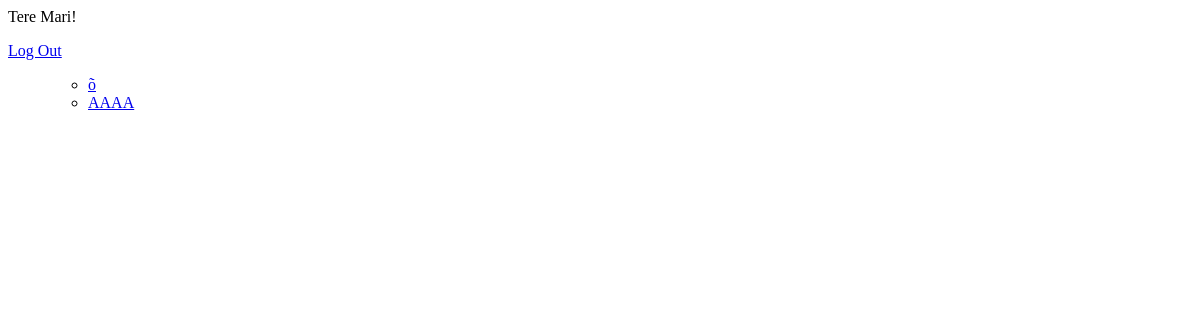
Page / (signed in) on the earlier database version.
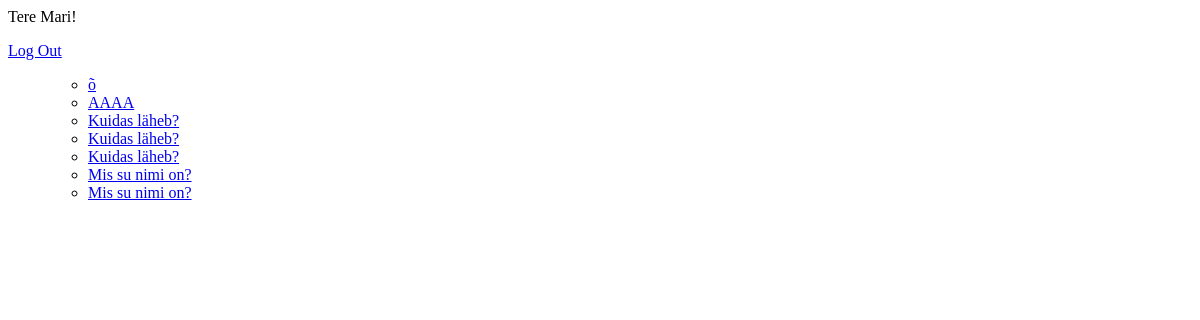
Same page on the later database version.
### polls/models.py (models this page shows, shortened)
class Question(models.Model):
    author = models.ForeignKey(User, null=False, on_delete=models.CASCADE)
    title = models.CharField(max_length=200, null=False)
    body = models.TextField(null=False)
    created_at = models.DateTimeField(auto_now_add=True)
    updated_at = models.DateTimeField(auto_now=True)

### foorum/views.py (the view)
# urls.py: path("", views.IndexView, name="home"),
def IndexView(request):
    template = loader.get_template('home.html')
    questions = Question.objects.all().values()
    context = {
        'questions': questions,
    }
    return HttpResponse(template.render(context, request))

### templates/home.html (shortened to what this page needs)
{% extends 'base.html' %}
{% block content %}
{% if user.is_authenticated %}
  Tere {{ user.username }}!
  <p><a href="{% url 'logout' %}">Log Out</a></p>
  {% else %}
  <p>You are not logged in</p>
  <a href="{% url 'login' %}">Log In</a>
{% endif %}
{% include 'index.html' %}
{% endblock %}

### templates/index.html (shortened to what this page needs)
{% block content %}
    {% if user.is_authenticated %}
    <ul>
        {% if questions %}
            <ul>
            {% for question in questions %}
            <li><a href="{% url 'tuhjus' question.id %}">{{ question.title }}</a></li>
            {% endfor %}
            </ul>
        {% endif %}
    {% endif %}
{% endblock %}

Differences in the rows shown:
added Question: title "Kuidas läheb?"
added Question: title "Kuidas läheb?"
added Question: title "Kuidas läheb?"
added Question: title "Mis su nimi on?"
added Question: title "Mis su nimi on?"
